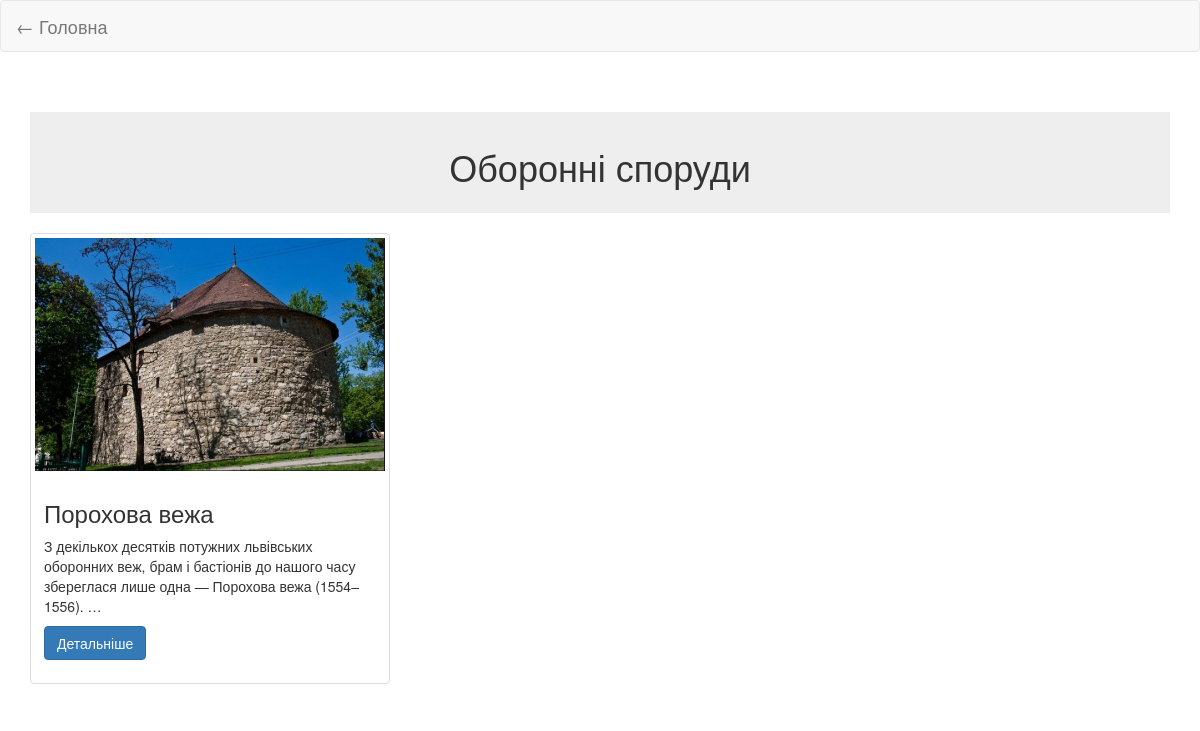
Page /list/3/ on the committed database.
### lvivarc/models.py (models this page shows, shortened)
class ArcType(models.Model):
    typeName=models.CharField(max_length=60)

class  ArcObj(models.Model):
    objName = models.CharField(max_length=100)
    objType = models.ForeignKey(ArcType, on_delete=models.CASCADE, default=1)
    descr = models.TextField()
    image = models.ImageField(upload_to="", blank=True)
    curAddr = models.CharField(max_length=60)

### lvivarc/views.py (the view)
# urls.py: re_path(r'^list/(?P<type_id>\d+)/', views.arclist, name="arclist"),
def arclist(request, type_id):
    type_obj = get_object_or_404(ArcType, id=type_id)
    obj_list = type_obj.arcobj_set.all()
    context = {
        'type': type_obj,
        'objects': obj_list,
    }
    return render(request, 'arclist.html', context)

### lvivarc/templates/arclist.html (shortened to what this page needs)
<!DOCTYPE html>
<html lang="uk">
<head>
    {% load static %}
    <link rel="stylesheet" href="https://maxcdn.bootstrapcdn.com/bootstrap/3.3.7/css/bootstrap.min.css">
</head>
<body>
<nav class="navbar navbar-default">
    <div class="container-fluid">
        <div class="navbar-header">
            <a class="navbar-brand" href="{% url 'index' %}">← Головна</a>
        </div>
    </div>
</nav>
<div class="container">
    <div class="page-header text-center" style="background-color: #eeeeee; padding: 15px;">
        <h1>{{ type.typeName }}</h1>
    </div>
    <div class="row">
        {% for obj in objects %}
            <div class="col-md-4">
                <div class="thumbnail">
                    {% if obj.image %}
                        <img src="{% static 'media/' %}{{ obj.image.name|urlencode }}"
                             alt="{{ obj.objName }}"
                             class="img-responsive">
                    {% else %}
                        <p><i>Фото відсутнє</i></p>
                    {% endif %}
                    <div class="caption">
                        <h3>{{ obj.objName }}</h3>
                        <p>{{ obj.descr|truncatewords:20 }}</p>
                        <p>
                            <a href="{% url 'arcobj' obj.id %}" class="btn btn-primary">Детальніше</a>
                        </p>
                    </div>
                </div>
            </div>
        {% endfor %}
    </div>
</div>
</body>
</html>

### rows in the picture
ArcType: typeName "Оборонні споруди"
ArcObj: image.name|urlencode (picture), objName "Порохова вежа", descr "З декількох десятків потужних львівських оборонних веж, брам і бастіонів до нашого часу збереглася лише одна — Порохова вежа (1554–1556). …"
